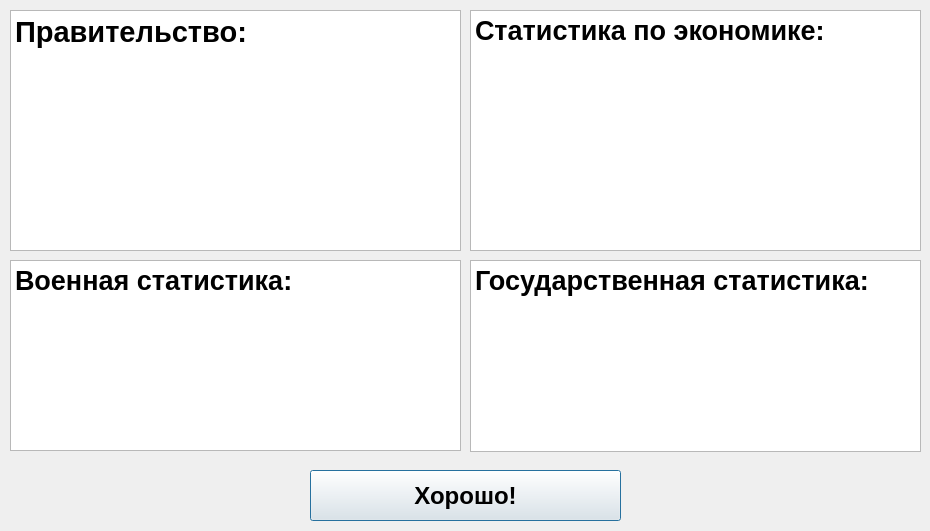
<?xml version="1.0" encoding="UTF-8"?>
<ui version="4.0">
 <class>Statistic</class>
 <widget class="QDialog" name="Statistic">
  <property name="geometry">
   <rect>
    <x>0</x>
    <y>0</y>
    <width>930</width>
    <height>531</height>
   </rect>
  </property>
  <property name="windowTitle">
   <string>Статистика</string>
  </property>
  <widget class="QTextBrowser" name="govStat">
   <property name="geometry">
    <rect>
     <x>10</x>
     <y>10</y>
     <width>451</width>
     <height>241</height>
    </rect>
   </property>
   <property name="styleSheet">
    <string notr="true">.h {
color:green;
}</string>
   </property>
   <property name="html">
    <string>&lt;!DOCTYPE HTML PUBLIC &quot;-//W3C//DTD HTML 4.0//EN&quot; &quot;http://www.w3.org/TR/REC-html40/strict.dtd&quot;&gt;
&lt;html&gt;&lt;head&gt;&lt;meta name=&quot;qrichtext&quot; content=&quot;1&quot; /&gt;&lt;style type=&quot;text/css&quot;&gt;
p, li { white-space: pre-wrap; }
&lt;/style&gt;&lt;/head&gt;&lt;body style=&quot; font-family:'MS Shell Dlg 2'; font-size:8.25pt; font-weight:400; font-style:normal;&quot;&gt;
&lt;p style=&quot; margin-top:0px; margin-bottom:0px; margin-left:0px; margin-right:0px; -qt-block-indent:0; text-indent:0px;&quot;&gt;&lt;span style=&quot; font-family:'Ubuntu'; font-size:22pt; font-weight:600;&quot;&gt;Правительство:&lt;/span&gt;&lt;/p&gt;
&lt;p style=&quot;-qt-paragraph-type:empty; margin-top:0px; margin-bottom:0px; margin-left:0px; margin-right:0px; -qt-block-indent:0; text-indent:0px; font-family:'Ubuntu'; font-size:11pt;&quot;&gt;&lt;br /&gt;&lt;/p&gt;&lt;/body&gt;&lt;/html&gt;</string>
   </property>
  </widget>
  <widget class="QPushButton" name="pushButton">
   <property name="geometry">
    <rect>
     <x>310</x>
     <y>470</y>
     <width>311</width>
     <height>51</height>
    </rect>
   </property>
   <property name="font">
    <font>
     <pointsize>18</pointsize>
     <weight>75</weight>
     <bold>true</bold>
    </font>
   </property>
   <property name="text">
    <string>Хорошо!</string>
   </property>
  </widget>
  <widget class="QTextBrowser" name="milStat">
   <property name="geometry">
    <rect>
     <x>10</x>
     <y>260</y>
     <width>451</width>
     <height>191</height>
    </rect>
   </property>
   <property name="html">
    <string>&lt;!DOCTYPE HTML PUBLIC &quot;-//W3C//DTD HTML 4.0//EN&quot; &quot;http://www.w3.org/TR/REC-html40/strict.dtd&quot;&gt;
&lt;html&gt;&lt;head&gt;&lt;meta name=&quot;qrichtext&quot; content=&quot;1&quot; /&gt;&lt;style type=&quot;text/css&quot;&gt;
p, li { white-space: pre-wrap; }
&lt;/style&gt;&lt;/head&gt;&lt;body style=&quot; font-family:'MS Shell Dlg 2'; font-size:8.25pt; font-weight:400; font-style:normal;&quot;&gt;
&lt;p style=&quot; margin-top:0px; margin-bottom:0px; margin-left:0px; margin-right:0px; -qt-block-indent:0; text-indent:0px;&quot;&gt;&lt;span style=&quot; font-family:'Ubuntu'; font-size:20pt; font-weight:600;&quot;&gt;Военная статистика:&lt;/span&gt;&lt;/p&gt;
&lt;p style=&quot;-qt-paragraph-type:empty; margin-top:0px; margin-bottom:0px; margin-left:0px; margin-right:0px; -qt-block-indent:0; text-indent:0px; font-family:'Ubuntu'; font-size:11pt;&quot;&gt;&lt;br /&gt;&lt;/p&gt;&lt;/body&gt;&lt;/html&gt;</string>
   </property>
  </widget>
  <widget class="QTextBrowser" name="ecStat">
   <property name="geometry">
    <rect>
     <x>470</x>
     <y>10</y>
     <width>451</width>
     <height>241</height>
    </rect>
   </property>
   <property name="html">
    <string>&lt;!DOCTYPE HTML PUBLIC &quot;-//W3C//DTD HTML 4.0//EN&quot; &quot;http://www.w3.org/TR/REC-html40/strict.dtd&quot;&gt;
&lt;html&gt;&lt;head&gt;&lt;meta name=&quot;qrichtext&quot; content=&quot;1&quot; /&gt;&lt;style type=&quot;text/css&quot;&gt;
p, li { white-space: pre-wrap; }
&lt;/style&gt;&lt;/head&gt;&lt;body style=&quot; font-family:'MS Shell Dlg 2'; font-size:8.25pt; font-weight:400; font-style:normal;&quot;&gt;
&lt;p style=&quot; margin-top:0px; margin-bottom:0px; margin-left:0px; margin-right:0px; -qt-block-indent:0; text-indent:0px;&quot;&gt;&lt;span style=&quot; font-family:'Ubuntu'; font-size:20pt; font-weight:600;&quot;&gt;Статистика по экономике:&lt;/span&gt;&lt;/p&gt;
&lt;p style=&quot;-qt-paragraph-type:empty; margin-top:0px; margin-bottom:0px; margin-left:0px; margin-right:0px; -qt-block-indent:0; text-indent:0px; font-family:'Ubuntu'; font-size:11pt;&quot;&gt;&lt;br /&gt;&lt;/p&gt;&lt;/body&gt;&lt;/html&gt;</string>
   </property>
  </widget>
  <widget class="QTextBrowser" name="otherStat">
   <property name="geometry">
    <rect>
     <x>470</x>
     <y>260</y>
     <width>451</width>
     <height>192</height>
    </rect>
   </property>
   <property name="html">
    <string>&lt;!DOCTYPE HTML PUBLIC &quot;-//W3C//DTD HTML 4.0//EN&quot; &quot;http://www.w3.org/TR/REC-html40/strict.dtd&quot;&gt;
&lt;html&gt;&lt;head&gt;&lt;meta name=&quot;qrichtext&quot; content=&quot;1&quot; /&gt;&lt;style type=&quot;text/css&quot;&gt;
p, li { white-space: pre-wrap; }
&lt;/style&gt;&lt;/head&gt;&lt;body style=&quot; font-family:'MS Shell Dlg 2'; font-size:8.25pt; font-weight:400; font-style:normal;&quot;&gt;
&lt;p style=&quot; margin-top:0px; margin-bottom:0px; margin-left:0px; margin-right:0px; -qt-block-indent:0; text-indent:0px;&quot;&gt;&lt;span style=&quot; font-family:'Ubuntu'; font-size:20pt; font-weight:600;&quot;&gt;Государственная статистика:&lt;/span&gt;&lt;/p&gt;
&lt;p style=&quot;-qt-paragraph-type:empty; margin-top:0px; margin-bottom:0px; margin-left:0px; margin-right:0px; -qt-block-indent:0; text-indent:0px; font-family:'Ubuntu'; font-size:11pt;&quot;&gt;&lt;br /&gt;&lt;/p&gt;&lt;/body&gt;&lt;/html&gt;</string>
   </property>
  </widget>
 </widget>
 <resources/>
 <connections/>
</ui>
